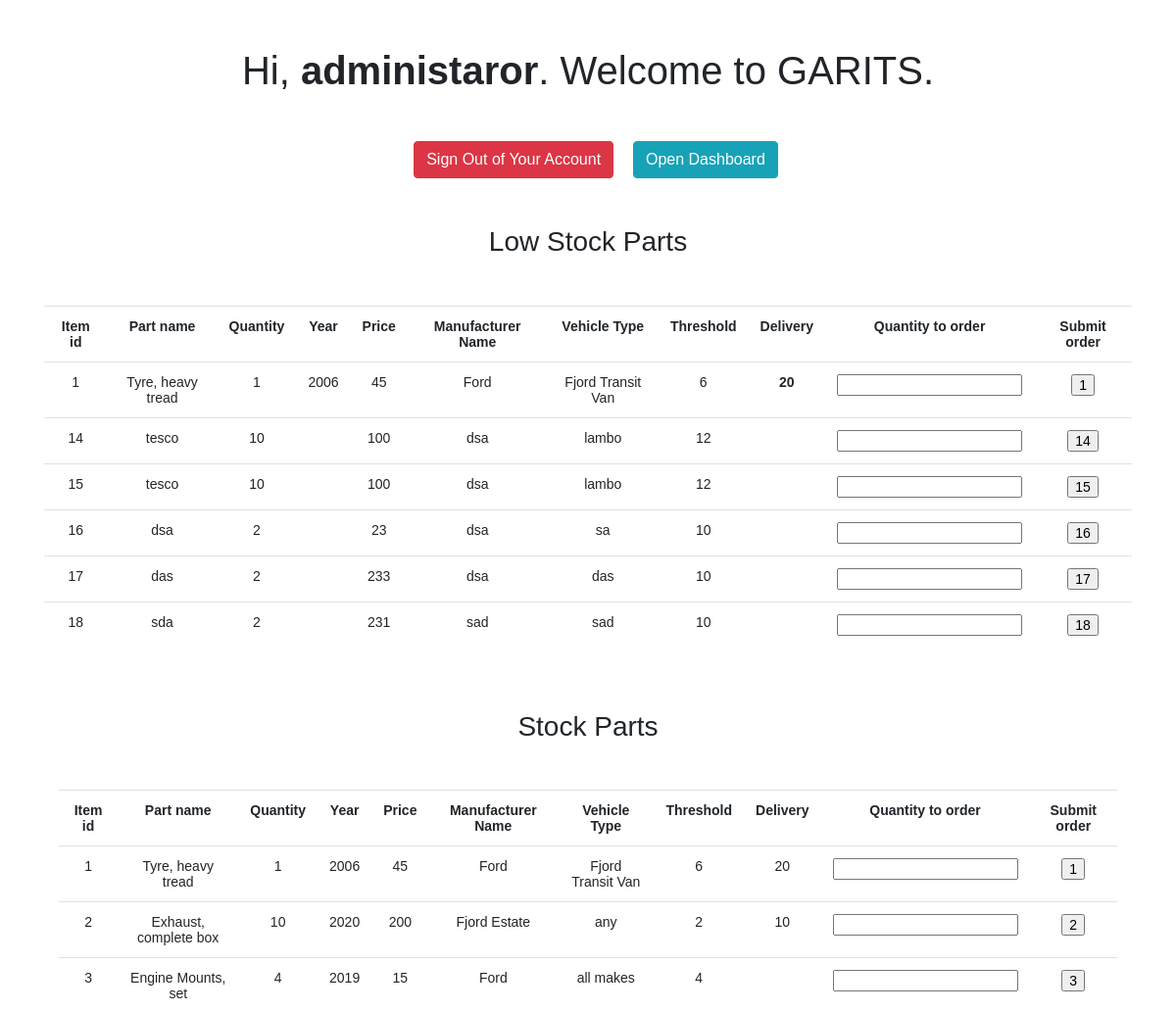
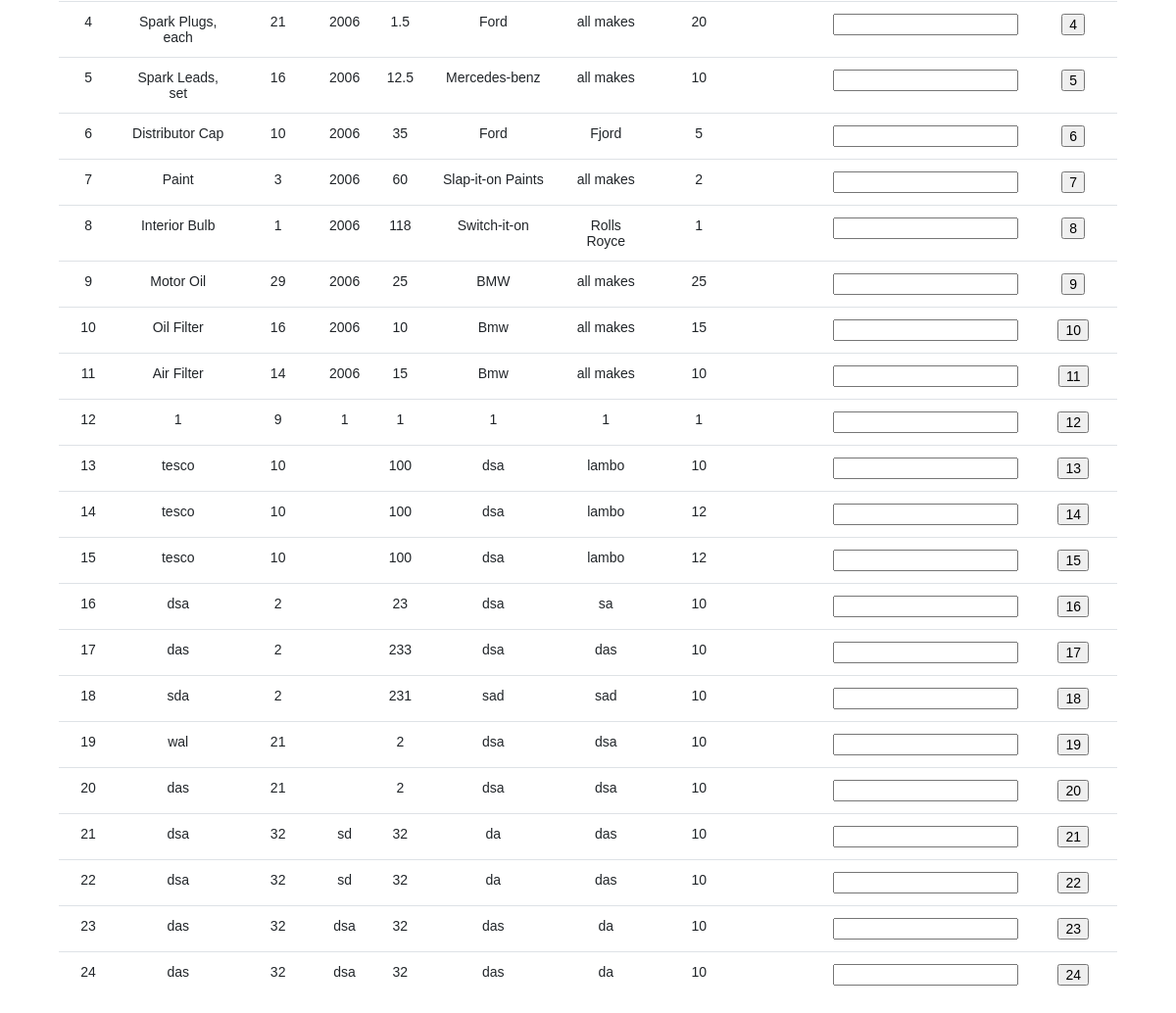
/stock/replenishmentOrder.php (signed in), run on the app's committed database (2 pictures, top to bottom).
### tables this page shows
CREATE TABLE `Stock` (
  `item_id` int(10) NOT NULL AUTO_INCREMENT,
  `part_name` varchar(50) NOT NULL,
  `quantity` int(11) NOT NULL,
  `year` varchar(4) DEFAULT NULL,
  `price` double NOT NULL,
  `manufacturer_name` varchar(50) NOT NULL,
  `vehicle_type` varchar(50) NOT NULL,
  `threshold_level` int(10) NOT NULL DEFAULT 10,
  `delivery` int(11) DEFAULT NULL,
  PRIMARY KEY (`item_id`)
);

### stock/replenishmentOrder.php (the view, shortened to what this page needs)
<?php
require_once "../config.php";
$role = $_SESSION['role'];
?>
<!DOCTYPE html>
<html lang="en">
<head>
    <link rel="stylesheet" href="https://cdn.jsdelivr.net/npm/bootstrap@4.6.1/dist/css/bootstrap.min.css">
</head>
<body>
    <h1 class="my-5">Hi, <b><?php echo htmlspecialchars($_SESSION["username"]); ?></b>. Welcome to GARITS.</h1>
    <p>
        <a href="../logout.php" class="btn btn-danger ml-3">Sign Out of Your Account</a>
        <a href="../<?php echo $role ?>.php" class="btn btn-info ml-3">Open Dashboard</a>
        <?php
            $query = "SELECT * FROM Stock where quantity < threshold_level";
            $result = mysqli_query($conn, $query);
            $query_all = "SELECT * FROM Stock";
            $result_all = mysqli_query($conn, $query_all);
        echo "<h3 class='my-5'>Low Stock Parts</h1>";
        echo "<div class='container'>";
        echo "<div class='row-fluid'>";
            echo "<div class='col-xs-12'>";
            echo "<div class='table-responsive'>";
                echo "<table class='table table-hover table-inverse'>";
                echo "<tr>";
                echo "<th>Item id</th>";
                echo "<th>Part name</th>";
                echo "<th>Quantity</th>";
                echo "<th>Year</th>";
                echo "<th>Price</th>";
                echo "<th>Manufacturer Name</th>";
                echo "<th>Vehicle Type</th>";
                echo "<th>Threshold</th>";
                echo "<th>Delivery</th>";
                echo "<th>Quantity to order</th>";
                echo "<th>Submit order</th>";
                echo "</tr>";
                if ($result->num_rows > 0) {
                    while($row = $result->fetch_assoc()) {
                        echo"<form action = 'processOrder.php' method='POST'>";
                        echo "<tr>";
                        echo "<td>" . $row["item_id"] . "</td>";
                        echo "<td>" . $row["part_name"] . "</td>";
                        echo "<td>" . $row["quantity"] . "</td>";
                        echo "<td>" . $row["year"] . "</td>";
                        echo "<td>" . $row['price'] . "</td>";
                        echo "<td>" . $row['manufacturer_name'] . "</td>";
                        echo "<td>" . $row['vehicle_type'] . "</td>";
                        echo "<td>" . $row['threshold_level'] . "</td>";
                        echo "<th>". $row['delivery'] ."</th>";
                        echo "<td><input type=number name='orderQuantity' min=1></td>";
                        echo "<td><input type='submit' value='" . $row['item_id'] ."' name='CreateOrder'><br/></td>";
                        echo "</tr>";
                        echo"</form>";
                    }
                } else {
                    echo "0 results";
                }
                echo "</table>";
            echo "</div>";
            echo "</div>";
            echo "<h3 class='my-5'>Stock Parts</h1>";
            echo "<div class='container'>";
            echo "<div class='row-fluid'>";
                echo "<div class='col-xs-12'>";
                echo "<div class='table-responsive'>";
                    echo "<table class='table table-hover table-inverse'>";
                    echo "<tr>";
                    echo "<th>Item id</th>";
                    echo "<th>Part name</th>";
                    echo "<th>Quantity</th>";
                    echo "<th>Year</th>";
                    echo "<th>Price</th>";
                    echo "<th>Manufacturer Name</th>";
                    echo "<th>Vehicle Type</th>";
                    echo "<th>Threshold</th>";
                    echo "<th>Delivery</th>";
                    echo "<th>Quantity to order</th>";
                    echo "<th>Submit order</th>";
                    echo "</tr>";
                    if ($result_all->num_rows > 0) {
                        while($row = $result_all->fetch_assoc()) {
                            echo"<form action = 'processOrder.php' method='POST'>";
                            echo "<tr>";
                            echo "<td>" . $row["item_id"] . "</td>";
                            echo "<td>" . $row["part_name"] . "</td>";
                            echo "<td>" . $row["quantity"] . "</td>";
                            echo "<td>" . $row["year"] . "</td>";
                            echo "<td>" . $row['price'] . "</td>";
                            echo "<td>" . $row['manufacturer_name'] . "</td>";
                            echo "<td>" . $row['vehicle_type'] . "</td>";
                            echo "<td>" . $row['threshold_level'] . "</td>";
                            echo "<td>" . $row['delivery'] . "</td>";
                            echo "<td><input type=number name='orderQuantity' min=1></td>";
                            echo "<td><input type='submit' value='" . $row['item_id'] ."' name='CreateOrder'><br/></td>";
                            echo "</tr>";
                            echo"</form>";
                        }
                    } else {
                        echo "0 results";
                    }
                    echo "</table>";
                echo "</div>";
                echo "</div>";

### stock/replenishmentOrder.php (style rules this page uses)
body { font: 14px sans-serif; text-align: center; }

### data on the page
stock: item_id "1", part_name "Tyre, heavy tread", quantity "1", year "2006", price "45", manufacturer_name "Ford", vehicle_type "Fjord Transit Van", threshold_level "6", delivery "20", CreateOrder "1"
stock: item_id "14", part_name "tesco", quantity "10", price "100", manufacturer_name "dsa", vehicle_type "lambo", threshold_level "12", CreateOrder "14"
stock: item_id "15", part_name "tesco", quantity "10", price "100", manufacturer_name "dsa", vehicle_type "lambo", threshold_level "12", CreateOrder "15"
stock: item_id "16", part_name "dsa", quantity "2", price "23", manufacturer_name "dsa", vehicle_type "sa", threshold_level "10", CreateOrder "16"
stock: item_id "17", part_name "das", quantity "2", price "233", manufacturer_name "dsa", vehicle_type "das", threshold_level "10", CreateOrder "17"
stock: item_id "18", part_name "sda", quantity "2", price "231", manufacturer_name "sad", vehicle_type "sad", threshold_level "10", CreateOrder "18"
stock: item_id "2", part_name "Exhaust, complete box", quantity "10", year "2020", price "200", manufacturer_name "Fjord Estate", vehicle_type "any", threshold_level "2", delivery "10", CreateOrder "2"
stock: item_id "3", part_name "Engine Mounts, set", quantity "4", year "2019", price "15", manufacturer_name "Ford", vehicle_type "all makes", threshold_level "4", CreateOrder "3"
stock: item_id "4", part_name "Spark Plugs, each", quantity "21", year "2006", price "1.5", manufacturer_name "Ford", vehicle_type "all makes", threshold_level "20", CreateOrder "4"
stock: item_id "5", part_name "Spark Leads, set", quantity "16", year "2006", price "12.5", manufacturer_name "Mercedes-benz", vehicle_type "all makes", threshold_level "10", CreateOrder "5"
stock: item_id "6", part_name "Distributor Cap", quantity "10", year "2006", price "35", manufacturer_name "Ford", vehicle_type "Fjord", threshold_level "5", CreateOrder "6"
stock: item_id "7", part_name "Paint", quantity "3", year "2006", price "60", manufacturer_name "Slap-it-on Paints", vehicle_type "all makes", threshold_level "2", CreateOrder "7"
stock: item_id "8", part_name "Interior Bulb", quantity "1", year "2006", price "118", manufacturer_name "Switch-it-on", vehicle_type "Rolls Royce", threshold_level "1", CreateOrder "8"
stock: item_id "9", part_name "Motor Oil", quantity "29", year "2006", price "25", manufacturer_name "BMW", vehicle_type "all makes", threshold_level "25", CreateOrder "9"
stock: item_id "10", part_name "Oil Filter", quantity "16", year "2006", price "10", manufacturer_name "Bmw", vehicle_type "all makes", threshold_level "15", CreateOrder "10"
stock: item_id "11", part_name "Air Filter", quantity "14", year "2006", price "15", manufacturer_name "Bmw", vehicle_type "all makes", threshold_level "10", CreateOrder "11"
stock: item_id "12", part_name "1", quantity "9", year "1", price "1", manufacturer_name "1", vehicle_type "1", threshold_level "1", CreateOrder "12"
stock: item_id "13", part_name "tesco", quantity "10", price "100", manufacturer_name "dsa", vehicle_type "lambo", threshold_level "10", CreateOrder "13"
stock: item_id "19", part_name "wal", quantity "21", price "2", manufacturer_name "dsa", vehicle_type "dsa", threshold_level "10", CreateOrder "19"
stock: item_id "20", part_name "das", quantity "21", price "2", manufacturer_name "dsa", vehicle_type "dsa", threshold_level "10", CreateOrder "20"
stock: item_id "21", part_name "dsa", quantity "32", year "sd", price "32", manufacturer_name "da", vehicle_type "das", threshold_level "10", CreateOrder "21"
stock: item_id "22", part_name "dsa", quantity "32", year "sd", price "32", manufacturer_name "da", vehicle_type "das", threshold_level "10", CreateOrder "22"
stock: item_id "23", part_name "das", quantity "32", year "dsa", price "32", manufacturer_name "das", vehicle_type "da", threshold_level "10", CreateOrder "23"
stock: item_id "24", part_name "das", quantity "32", year "dsa", price "32", manufacturer_name "das", vehicle_type "da", threshold_level "10", CreateOrder "24"

### other printed values
$_SESSION["username"] "administaror"
